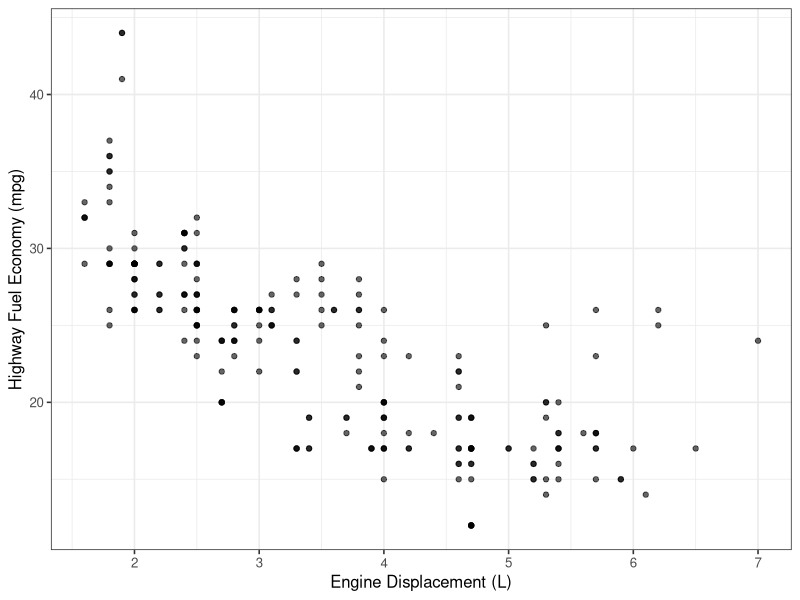
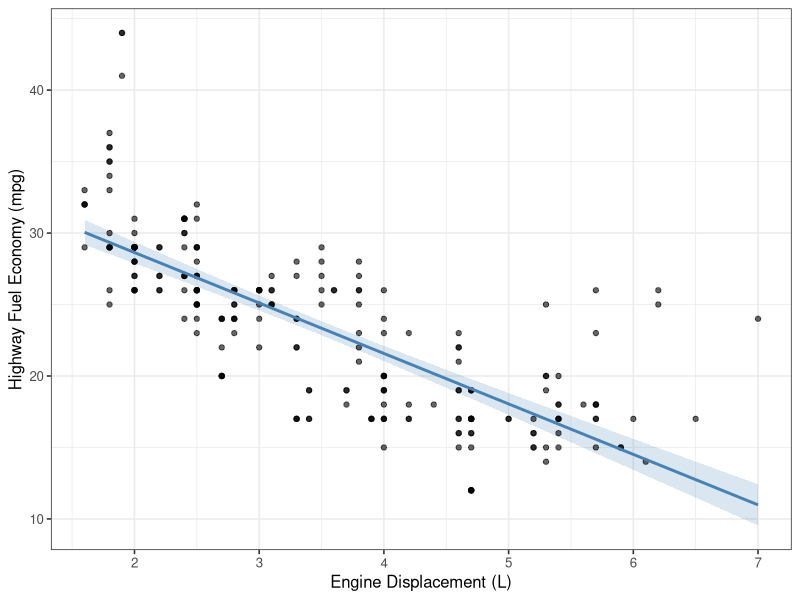
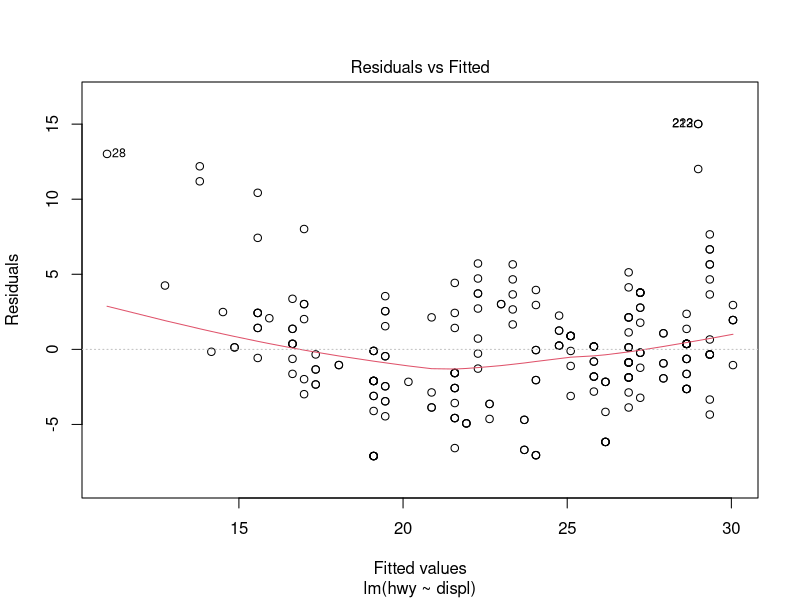
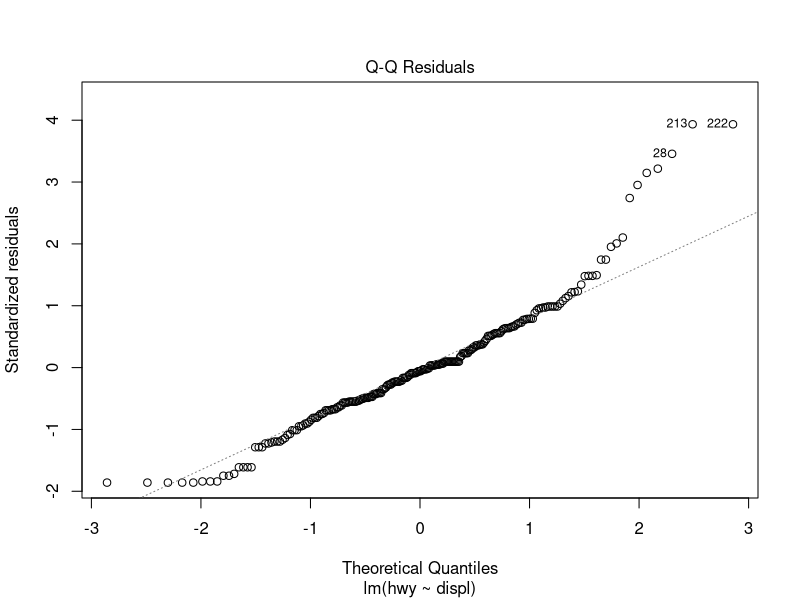
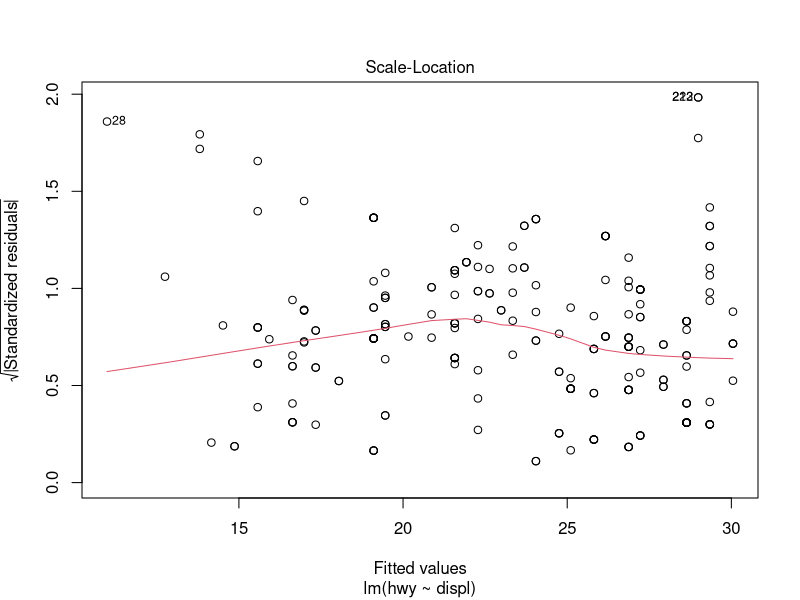
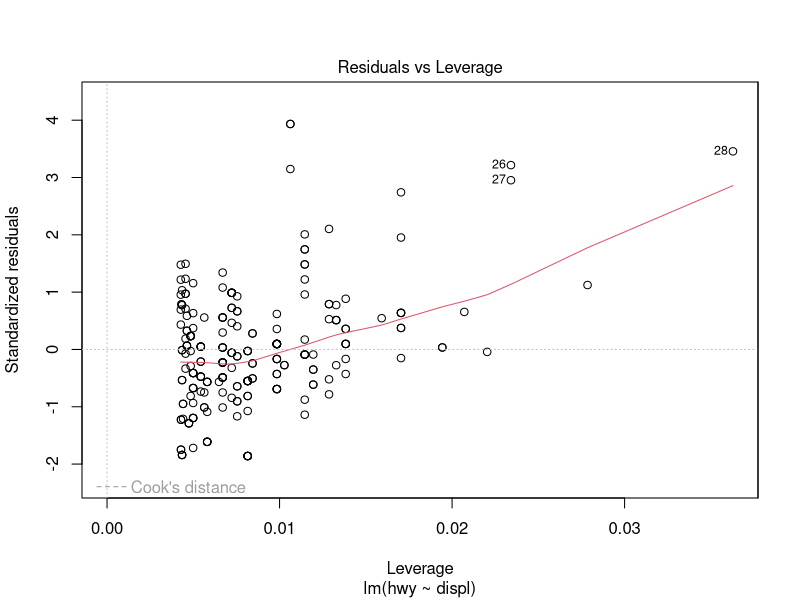
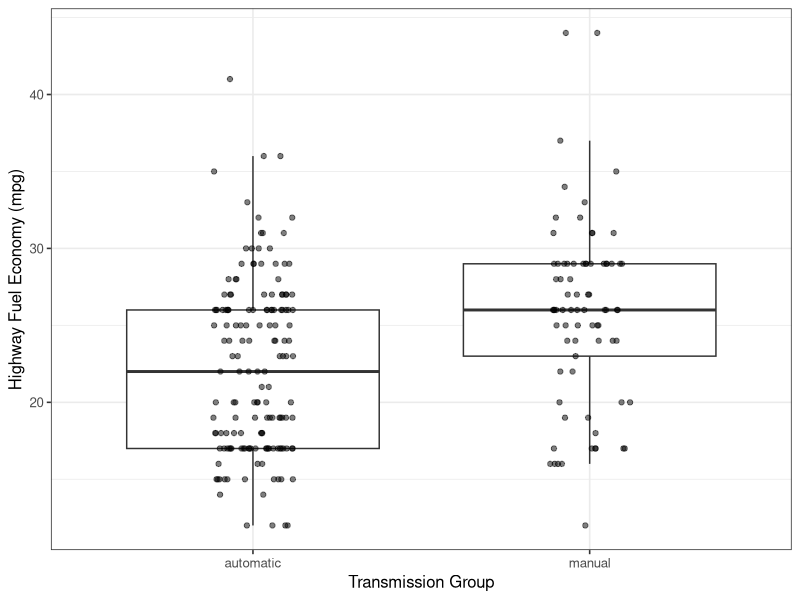
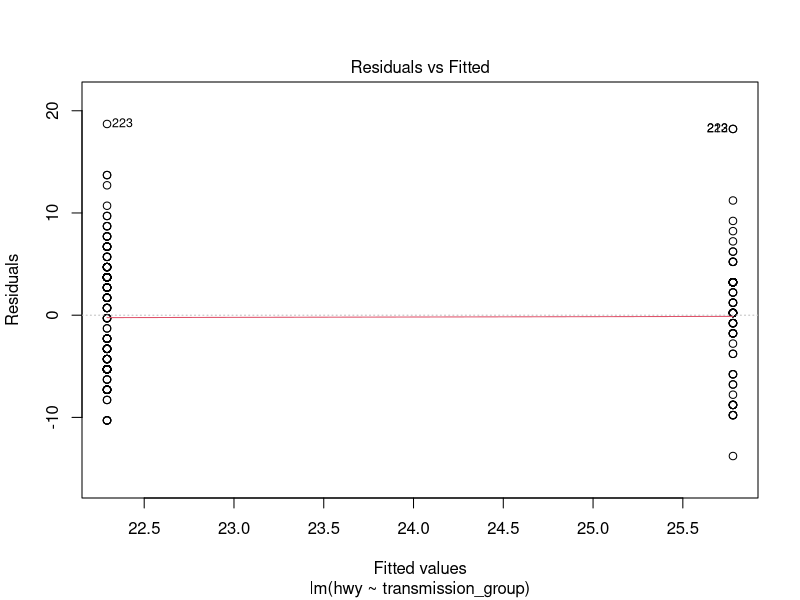

R code for these plots, in order:
# ============================================================================
# Skill Building in R: Independent linear regression exercises
# Estimated time: 60 minutes
# Dataset: ggplot2::mpg
# ============================================================================
#
# Write code below each prompt and write your interpretations as comments 
# beginning with #. 
#
# Goal: apply the complete single-predictor regression workflow to a new dataset.
# We will fit TWO SEPARATE models of highway fuel economy:
#   1. A numeric predictor: engine displacement.
#   2. A categorical predictor: transmission group.
#
# All code required for these tasks appeared in the tutorial. Adapt it to the
# variable names below. 

library(tidyverse)
library(broom)

theme_set(theme_bw(base_size = 12))

# DATA 
# mpg contains 234 vehicle configurations for 38 car models, using EPA fuel
# economy data for model years 1999 and 2008. A row is a vehicle configuration,
# not a unique individual car or an independently sampled manufacturer.
#
# Variables used here:
#   hwy       = highway fuel economy, in miles per gallon (mpg).
#               Higher values mean a vehicle travels farther per gallon.
#   displ     = engine displacement (engine size), in liters (L).
#   trans     = detailed transmission description.
#   model     = car model name.
#   manufacturer = manufacturer name.
#
# Documentation: https://ggplot2.tidyverse.org/reference/mpg.html
# To open the help page in R: ?ggplot2::mpg

cars_dat <- ggplot2::mpg

# ----------------------------------------------------------------------------
# 1. Inspect and prepare the data 
# ----------------------------------------------------------------------------
# Research question:
# How does mean highway fuel economy vary with engine displacement?
#
# a. Use glimpse() to inspect mpg.
# b. Identify the response and predictor indicated by the question in a comment. Give their units.
# c. Use summarize() to count the total rows and missing values in hwy and displ.
# d. Create cars_dat by removing rows missing hwy or displ. Retain all columns.
#    State how many rows remain. Explain why missing values in an unused
#    variable would not require removal of a row for this model.

# Your code and answers:

glimpse(mpg)

# The response is highway fuel economy, measured in miles per gallon. 
# The predictor is engine displacement, measured in liters. 

mpg |>
  summarize(
    n_rows = n(),
    missing_hwy = sum(is.na(hwy)),
    missing_displ = sum(is.na(displ))
  )

cars_dat <- mpg |>
  drop_na(hwy, displ)

nrow(cars_dat)

# 234 rows remain. Any missing values in an unused column would not prevent me from fitting the model
# to the desired variables. 

# ----------------------------------------------------------------------------
# 2. Explore the numeric association 
# ----------------------------------------------------------------------------
# a. Make a scatterplot of highway fuel economy versus engine displacement.
# 	 Put the predictor on the x-axis, label both axes with units, 
# 	 and use alpha to reduce overlap.
# b. Describe the direction, approximate shape, and scatter in 1-2 sentences.
#    Does a straight-line model look like a reasonable starting point?
# c. Calculate the correlation between engine displacement and highway fuel economy.

# Your code and answers:

ggplot(
  data = cars_dat,
  mapping = aes(x = displ, y = hwy)
) + 
  geom_point(alpha = 0.6) + 
  labs(x = "Engine Displacement (L)", y = "Highway Fuel Economy (mpg)")

# As engine displacement increases, highway fuel economy appears to decrease. However, highway fuel economy 
# appears to level out at an engine displacement of about 5 liters. Despite a couple outliers, most of the data
# follows this general downwards curve. A straight-line model looks like a reasonable starting point, but it 
# may not be the final answer.

cars_dat |>
  summarize(correlation = cor(displ, hwy))

# ----------------------------------------------------------------------------
# 3. Fit and interpret a linear model with a single numeric predictor 
# ----------------------------------------------------------------------------
# a. Fit an lm() model using highway fuel economy as the response and 
#		 engine displacement as the predictor.
#    Name it hwy_model. 
# b. View summary(hwy_model) and tidy(hwy_model).
# c. Interpret the slope in a sentence with units. 
# d. Interpret the intercept. Is an engine displacement of 0 L in the observed
#    range? 
# e. Use glance() and select() to display nobs, r.squared, and sigma.
#    Interpret R-squared and sigma in words, including sigma's units.
# f. Use the coefficient table to assess the evidence against a zero slope.
#    Does a small p-value show the model fits well?

# Your code and answers:

hwy_model <- lm(hwy ~ displ, data = cars_dat)
summary(hwy_model)
tidy(hwy_model)

# An increase of 1 liter in engine displacement is associated with a decrease of about 3.53
# miles per gallon in mean highway fuel economy. 
# An engine displacement of 0 liters is not in the observed range. However, the intercept of 35.7 miles
# per gallon is the predicted mean highway fuel economy for an engine of 0 liters. 

glance(hwy_model) |>
  select(nobs, r.squared, sigma)

# The fitted model includes approximately 58.7% of observed highway fuel economy variation relative to 
# predicting its overall mean. The estimated error standard deviation is approximately 3.84 mpg. 

# The p-value is 2.04e-46, which provides strong evidence against a zero slope. This does not indicate that
# the model follows all assumptions though. 

# ----------------------------------------------------------------------------
# 4. Fitted values, residuals, predictions, and plot
# ----------------------------------------------------------------------------
# a. Use augment(hwy_model, data = cars_dat) to create a data frame containing
#    fitted values and residuals. Save it as fitted_hwy.
#    Display displ, hwy, .fitted, and .resid for the first six observations.
# b. For the FIRST observation, calculate observed minus fitted fuel economy.
#    Check that your answer matches .resid. Did the model overpredict or
#    underpredict highway fuel economy for this configuration?
#    A positive residual means the model underpredicted;
#    a negative residual means the model overpredicted.
#    Code hints: Start with fitted_hwy |> slice_head(n = 1).
#    Use transmute() to display hwy, .fitted, .resid, and a new column
#    calculated as hwy - .fitted.
# c. Create a tibble called new_engines with 100 evenly spaced displ values
#    spanning the observed range in cars_dat. Use seq().
# d. Use augment() with newdata = new_engines, interval = "confidence", and
#    conf.level = 0.95 to create hwy_predictions.
# e. Plot the original observations, a prediction line, and a shaded 95%
#    confidence band. Use .fitted, .lower, and .upper from hwy_predictions.
# f. Check the observed displ range. Would a prediction at 10 L be outside
#    the range of observed values (extrapolation)?
#
# Your code and answers:

fitted_hwy <- augment(hwy_model, data = cars_dat)

fitted_hwy |>
  select(displ, hwy, .fitted, .resid) |>
  slice_head(n = 6) 

fitted_hwy |>
  slice_head(n = 1) |>
  transmute(
    observed_mpg = hwy,
    fitted_mpg = .fitted,
    residual_mpg = .resid,
    observed_minus_fitted_mpg = hwy - .fitted
  )

# The observed highway fuel economy was 29 mpg, the fitted was about 29.3 mpg, and the residual was about -0.343 mpg.
# The model overpredicts this configuration's highway fuel economy.

new_engines <- tibble(
  displ = seq(
    min(cars_dat$displ),
    max(cars_dat$displ),
    length.out = 100
  )
)

hwy_predictions <- augment(
  hwy_model,
  newdata = new_engines,
  interval = "confidence",
  conf.level = 0.95
)

ggplot(
  data = cars_dat,
  mapping = aes(x = displ, y = hwy)
) + 
  geom_ribbon(
    data = hwy_predictions,
    mapping = aes(x = displ, ymin = .lower, ymax = .upper),
    inherit.aes = FALSE, 
    fill = "steelblue", alpha = 0.2
  ) + 
  geom_point(alpha = 0.6) +
  geom_line(
    data = hwy_predictions,
    mapping = aes(y = .fitted),
    color = "steelblue", linewidth = 1
  ) + 
  labs(x = "Engine Displacement (L)", y = "Highway Fuel Economy (mpg)")

# Because 10L is outside of the current data range, you could extrapolate to try and get a value, but 
# there is no guarantee that the line continues at an engine displacement of 10L. 

# # ----------------------------------------------------------------------------
# 5. Diagnostics
# ----------------------------------------------------------------------------
# Run plot(hwy_model) to inspect the four default diagnostic plots.
# In the Console, you may need to press Enter to advance through the plots.
#
# a. RESIDUALS VERSUS FITTED — Linearity
#    Are residuals scattered around zero without a clear curved pattern?
#    Use the red smooth line to help identify patterns.
#    What would systematic curvature suggest about whether a straight line
#    adequately describes the mean relationship?
#
# b. NORMAL Q-Q — Normality of errors
#    Do the points roughly follow the reference line?
#    Describe any departures, particularly in the tails.
#    Are normally distributed errors a reasonable assumption here?
#    Remember: the response variable itself does not need to be normal.
#
# c. SCALE-LOCATION — Equal variance of errors
#    Is the spread roughly similar across fitted values, with a roughly
#    horizontal red smooth line?
#    Does the plot show an increasing or decreasing spread?
#    What would this suggest about the equal-variance assumption?
#
# d. RESIDUALS VERSUS LEVERAGE — Potentially influential observations
#    Look for observations with both high leverage and large standardized
#    residuals. Are any points near or beyond the Cook's distance contours,
#    if shown?
#    These points may strongly affect the fitted model. This is an influence
#    check, rather than a separate assumption of linear regression.
#    Why should you investigate flagged observations rather than
#    automatically delete them?
#
# Your code and answers:

plot(hwy_model)

# a. The smooth line shows curvature, and a straight line misses most of the mean relationship. 
# b. Points are close to the reference line in the center, but the tails, particularly the upper tail, diverge. 
#    The normal error assumption is questionable for this model. 
# c. The smoother is not flat and residual magnitudes vary across fitted values. This raises concern about 
#    constant error variance within this model. 
# d. Some large-engine configurations combine relatively high leverage with sizable residuals, but they are
#    still worth investigating. A sensitivity analysis may be the next step instead of taking out outliers. 

# ----------------------------------------------------------------------------
# 6. Communicate your conclusion 
# ----------------------------------------------------------------------------
# Write 2-3 sentences about the hwy_model:
#   - State the estimated association with direction, magnitude, and units.
#   - Mention one diagnostic concern and what it means for interpretation.

# Your conclusion:

# A 1 liter increase in engine displacement is associated with a decrease of about 3.53 mile per gallons in 
# predicted highway fuel economy. The residual plot does display curvature, which suggests that the straight line
# model misses structure and results should be interpreted cautiously. 

# ----------------------------------------------------------------------------
# 7. A categorical predictor: transmission group 
# ----------------------------------------------------------------------------
# How does mean highway fuel economy differ between automatic
# and manual transmission configurations in this dataset?
#
# Run this supplied preparation code. It creates a two-level factor from the
# detailed transmission descriptions. Automatic is explicitly the reference.
# It uses the SAME source dataset as the numeric model.

cars_trans <- cars_dat |>
  filter(!is.na(trans)) |>
  mutate(
    transmission_group = case_when(
      str_starts(trans, "auto") ~ "automatic",
      str_starts(trans, "manual") ~ "manual",
      .default = NA_character_
    ),
    transmission_group = factor(
      transmission_group,
      levels = c("automatic", "manual")
    )
  ) |>
  drop_na(transmission_group)

# a. Summarize sample size and mean hwy for each transmission_group.
#    Make a boxplot of hwy by transmission_group, with jittered observations.
# b. Fit trans_model: hwy ~ transmission_group. Display tidy(trans_model).
# c. Interpret (Intercept) and transmission_groupmanual in words and mpg units.
#    Is transmission_groupmanual the manual-group mean or a difference?
# d. Use augment() with newdata = tibble(transmission_group =
#    c("automatic", "manual")) to obtain predictions for both groups.
# e. Run plot(trans_model). Why does residuals-versus-fitted show two vertical
#    stacks? What can their spread tell us? Why is checking for a curved
#    relationship less useful than in the numeric-predictor model?
# f. Does this model's group difference account for engine displacement?
#    Can we conclude switching a car's transmission would change its fuel
#    economy by this amount? Explain in one sentence.

# Your code and answers:

transmission_means <- cars_trans |>
  group_by(transmission_group) |>
  summarize(n_configurations = n(), mean_hwy = mean(hwy))

transmission_means

ggplot(
  data = cars_trans,
  mapping = aes(x = transmission_group, y = hwy)
) + 
  geom_boxplot(outlier.shape= NA) + 
  geom_jitter(width = 0.12, height = 0, alpha = 0.5) + 
  labs(x = "Transmission Group", y = "Highway Fuel Economy (mpg)") 

trans_model <- lm(hwy ~ transmission_group, data = cars_trans)

tidy(trans_model)

# The intercept represents the predicted mean for automatic configurations, which is about 22.3 mpg. 
# The transmission_groupmanual represents the manual-minus-automatic mean difference, which is about 3.486 mpg. 
# It is not the manual-group mean. 

trans_predictions <- augment(
  trans_model,
  newdata = tibble(transmission_group = c("automatic", "manual"))
) |>
  select(transmission_group, .fitted)

trans_predictions

trans_predictions |>
  left_join(transmission_means, by = "transmission_group") |>
  mutate(difference = .fitted - mean_hwy)

plot(trans_model)
# There are two fitted values, which represent one estimated mean per group. That's why residuals versus fitted has two vertical stacks. 
# There is no continuous predictor on which to check curvature.
# Points are close to the reference line in the upper 2/3rds of the Q-Q plot, but there is divergence in the lower tail.    
# Manual configurations have greater leverage because their group is smaller.

# This model does not adjust for engine displacement or vehicle class. 
# Therefore, its unadjusted observational difference cannot establish the effect of
# switching a configuration from automatic to manual transmission.

# ============================================================================
# OPTIONAL CHALLENGES: outside the 60-minute core
# ============================================================================
# A. Predict mean hwy at displ = 3 L, with a 95% confidence interval. Then obtain
#    a 95% prediction interval for an individual configuration at 3 L.
#    Which interval is wider, and why?
#
# B. Add .fitted and .resid to cars_trans using augment(trans_model,
#    data = cars_trans). Plot residuals by transmission_group and make a normal
#    Q-Q plot faceted by transmission_group. What does each plot assess?
#
# C. Color the original hwy-versus-displ scatterplot by class. What structure
#    does the pooled numeric model omit? Discuss without fitting a new model.
#
# Data reference: ggplot2::mpg (EPA fuel economy data).
# https://ggplot2.tidyverse.org/reference/mpg.html
